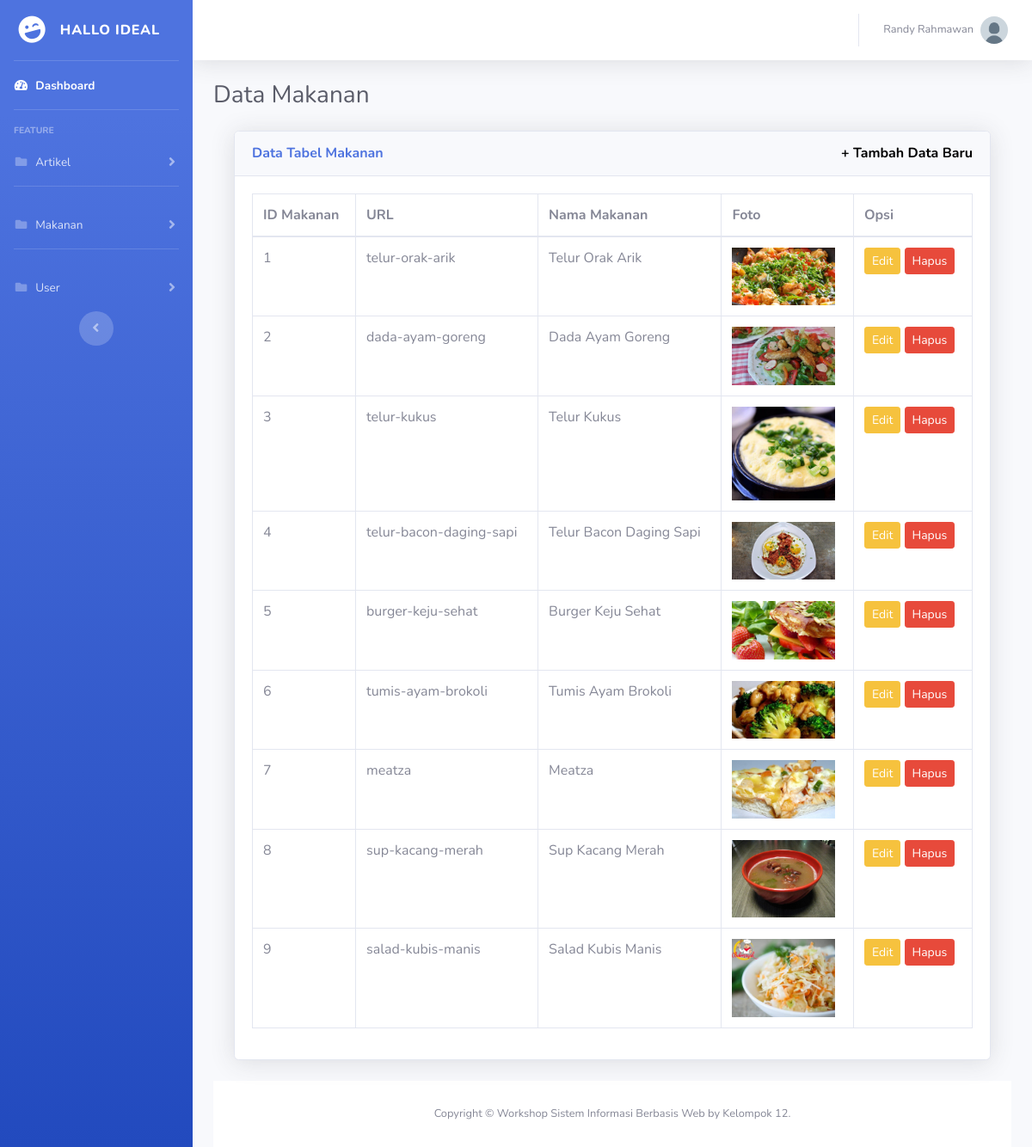
Screenshot of /admin/makanan.php (signed in) with the database file from the repository.
### tables this page shows
CREATE TABLE `tb_user` (
  `id_user` int(2) NOT NULL,
  `foto` varchar(225) DEFAULT NULL,
  `nama` varchar(60) DEFAULT NULL,
  `alamat` varchar(50) DEFAULT NULL,
  `kelamin` varchar(20) DEFAULT NULL,
  `nohp` varchar(15) DEFAULT NULL,
  `password` varchar(32) DEFAULT NULL,
  `email` varchar(32) DEFAULT NULL,
  `id_level` int(2) DEFAULT NULL
);

CREATE TABLE `tb_makanan` (
  `id_makanan` int(4) NOT NULL,
  `url_makanan` varchar(255) DEFAULT NULL,
  `sampul_makanan` varchar(255) DEFAULT NULL,
  `nama_makanan` varchar(60) DEFAULT NULL,
  `kalori` int(10) DEFAULT NULL,
  `resep` text,
  `id_user` int(2) DEFAULT NULL
);

### admin/makanan.php (the view, shortened to what this page needs)
<?php include '../include/header.php'; ?>
		<div class="container-fluid">
        	<div class="d-sm-flex align-items-cnter justify-content-between mb-4">
            <h1 class="h3 mb-0 text-gray-800">Data Makanan</h1>
          	</div>
        <div class="row">
    <div class="col-xl-12 col-lg-7">
	<div class="container-fluid">
		  <div class="card shadow mb-4">
			<div class="card-header py-3">
			  <h6 class="m-0 font-weight-bold text-primary">Data Tabel Makanan <a href="makanan_tambah.php" class="tombol"> + Tambah Data Baru </a></h6>
			</div>
			<div class="card-body">
			  <div class="table-responsive">
	<table class="table table-bordered" id="dataTable" width="100%" cellspacing="0">
	<thead>
	<tr>
      <th>ID Makanan</th>
      <th>URL</th>
      <th>Nama Makanan</th>
	  <th>Foto</th>
	  <th>Opsi</th>
	</tr>
	</thead>
	<tbody>
	<?php if ($_SESSION['id_level'] == 1):
		include "koneksi.php";
		$query_mysql = mysqli_query($koneksi,"select * from tb_makanan where id_user");
		while ($data = mysqli_fetch_array($query_mysql)) {
		?>
		<tr>
      		<td><?php echo $data['id_makanan']; ?></td>
			<td><?php echo $data['url_makanan']; ?></td>
      		<td><?php echo $data['nama_makanan']; ?></td>
      		<td><img style="width: 120px;" src="gambar/<?php echo $data['sampul_makanan'];?>"></td>
			<td>
				<a href="makanan_edit.php?id=<?php echo $data['id_makanan']; ?>" class="btn btn-warning btn-sm">Edit</a>
				<a href="makanan_hapus.php?id=<?php echo $data['id_makanan']; ?>" class="btn btn-danger btn-sm">Hapus</a>
			</td>
		</tr>
		<?php
		}
		endif
		?>
	</tbody>
	</table>
	</div>
  </div>
</div>
</div>
</div>
</div>
<?php include '../include/footer.php'; ?>

### include/header.php (shortened to what this page needs)
<?php
   $id_user = $_SESSION['user_id'];
   include '../koneksi.php';
   $getUser = mysqli_query($koneksi, "SELECT * from tb_user where id_user='$id_user'");
   $data = mysqli_fetch_array($getUser);
   $foto = 'default_avatar.png';
 ?>
<!DOCTYPE html>
<html lang="en">
<head>
  <link href="../vendor/fontawesome-free/css/all.min.css" rel="stylesheet" type="text/css">
  <link href="../css/sb-admin-2.min.css" rel="stylesheet">
</head>
<body id="page-top">
  <div id="wrapper">
  	<?php
  		include 'sidebar.php';
  	 ?>
    <div id="content-wrapper" class="d-flex flex-column">
      <div id="content">
        <nav class="navbar navbar-expand navbar-light bg-white topbar mb-4 static-top shadow">
          <ul class="navbar-nav ml-auto">
            <li class="nav-item dropdown no-arrow">
              <a class="nav-link dropdown-toggle" href="#" id="userDropdown" role="button" data-toggle="dropdown" aria-haspopup="true" aria-expanded="false">
                <span class="mr-2 d-none d-lg-inline text-gray-600 small"><?php echo $data['nama']; ?></span>
                <img class="img-profile rounded-circle" src="gambar/<?php echo $foto; ?>">
              </a>
            </li>
          </ul>
        </nav>

### include/sidebar.php (shortened to what this page needs)
<ul class="navbar-nav bg-gradient-primary sidebar sidebar-dark accordion" id="accordionSidebar">
  <a class="sidebar-brand d-flex align-items-center justify-content-center" href="../admin">
    <div class="sidebar-brand-icon rotate-n-15">
      <i class="fas fa-laugh-wink"></i>
    </div>
    <div class="sidebar-brand-text mx-3">Hallo Ideal</div>
  </a>
  <hr class="sidebar-divider my-0">
  <li class="nav-item active">
    <a class="nav-link" href="../admin">
      <i class="fas fa-fw fa-tachometer-alt"></i>
      <span>Dashboard</span></a>
  </li>
  <hr class="sidebar-divider">
  <div class="sidebar-heading">
    Feature
  </div>
  <li class="nav-item">
    <a class="nav-link collapsed" href="#" data-toggle="collapse" data-target="#Artikel" aria-expanded="true" aria-controls="collapsePages">
      <i class="fas fa-fw fa-folder"></i>
      <span>Artikel</span>
    </a>
  </li>
  <hr class="sidebar-divider d-none d-md-block">
  <li class="nav-item">
    <a class="nav-link collapsed" href="#" data-toggle="collapse" data-target="#Makanan" aria-expanded="true" aria-controls="collapsePages">
      <i class="fas fa-fw fa-folder"></i>
      <span>Makanan</span>
    </a>
  </li>
  <?php if ($_SESSION['id_level'] == 1): ?>
    <hr class="sidebar-divider d-none d-md-block">
  <li class="nav-item">
    <a class="nav-link collapsed" href="#" data-toggle="collapse" data-target="#Petugas" aria-expanded="true" aria-controls="collapsePages">
      <i class="fas fa-fw fa-folder"></i>
      <span>User</span>
    </a>
  </li>
  <div class="text-center d-none d-md-inline">
    <button class="rounded-circle border-0" id="sidebarToggle"></button>
  </div>
  <?php endif ?>
</ul>

### include/footer.php (shortened to what this page needs)
      <footer class="sticky-footer bg-white">
        <div class="container my-auto">
          <div class="copyright text-center my-auto">
            <span>Copyright &copy; Workshop Sistem Informasi Berbasis Web by Kelompok 12.</span>
          </div>
        </div>
      </footer>
    </div>
  </div>
</body>
</html>

### include/header.php (style rules this page uses)
.tombol { float:right; color: black; }

### rows the page displays
tb_user: nama "Randy Rahmawan"
tb_makanan: id_makanan "1", url_makanan "telur-orak-arik", nama_makanan "Telur Orak Arik", sampul_makanan (picture)
tb_makanan: id_makanan "2", url_makanan "dada-ayam-goreng", nama_makanan "Dada Ayam Goreng", sampul_makanan (picture)
tb_makanan: id_makanan "3", url_makanan "telur-kukus", nama_makanan "Telur Kukus", sampul_makanan (picture)
tb_makanan: id_makanan "4", url_makanan "telur-bacon-daging-sapi", nama_makanan "Telur Bacon Daging Sapi", sampul_makanan (picture)
tb_makanan: id_makanan "5", url_makanan "burger-keju-sehat", nama_makanan "Burger Keju Sehat", sampul_makanan (picture)
tb_makanan: id_makanan "6", url_makanan "tumis-ayam-brokoli", nama_makanan "Tumis Ayam Brokoli", sampul_makanan (picture)
tb_makanan: id_makanan "7", url_makanan "meatza", nama_makanan "Meatza", sampul_makanan (picture)
tb_makanan: id_makanan "8", url_makanan "sup-kacang-merah", nama_makanan "Sup Kacang Merah", sampul_makanan (picture)
tb_makanan: id_makanan "9", url_makanan "salad-kubis-manis", nama_makanan "Salad Kubis Manis", sampul_makanan (picture)
